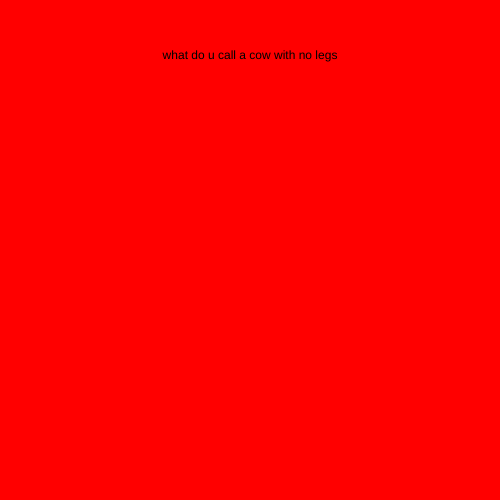
Frame 1 (no input)
Frame 60 (no input): identical to frame 1, image omitted
Frame 120 (the mouse pressed at the canvas centre since frame 60): identical to frame 1, image omitted

The p5.js sketch that drew this single still picture (run headless with seeded random() and noise() and a simulated clock; from frame 60 on, the mouse is pressed at the canvas centre):

// p5.js sketch
// ── sketch.js
let state = 0;
let timer= 0;



function setup() {
  createCanvas(500, 500);
  rectMode(CENTER);
  textAlign(CENTER);
}

function draw() {
switch (state) {
  case 0:
  background('red');
  text("what do u call a cow with no legs", width/2, height/2, 400, 400);
  break;

  case 1:
    background('blue');
    text("ground beef", width/2, height/2, 400, 400);
    break;

}

timer++;
if (timer > 4 * 60) {
timer= 0;
state++;
if (state >1) {
  state=0;
}
}
}
